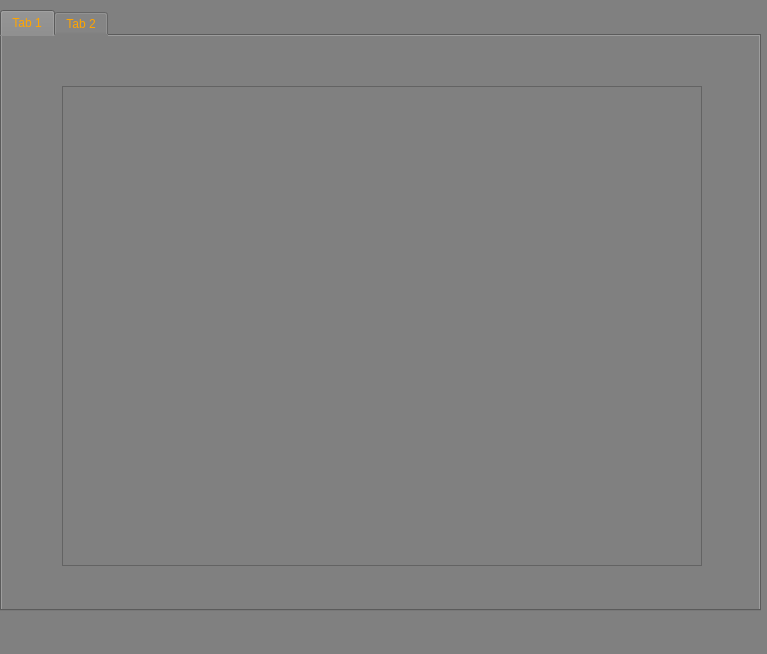
<?xml version="1.0" encoding="UTF-8"?>
<ui version="4.0">
 <class>EmotionRecognition</class>
 <widget class="QMainWindow" name="EmotionRecognition">
  <property name="geometry">
   <rect>
    <x>0</x>
    <y>0</y>
    <width>767</width>
    <height>654</height>
   </rect>
  </property>
  <property name="windowTitle">
   <string>MainWindow</string>
  </property>
  <property name="styleSheet">
   <string notr="true">QWidget {
    background-color: #808080; /* Сірий колір фону */
    color: #FFA500; /* Оранжевий колір тексту */
}

QPushButton {
    background-color: #FFA500; /* Оранжевий колір фону кнопки */
    color: #808080; /* Сірий колір тексту кнопки */
}

QLineEdit {
    background-color: #D3D3D3; /* Світло-сірий колір фону поля введення */
    color: #FFA500; /* Оранжевий колір тексту поля введення */
}</string>
  </property>
  <widget class="QWidget" name="centralwidget">
   <widget class="QTabWidget" name="tabWidget">
    <property name="geometry">
     <rect>
      <x>0</x>
      <y>10</y>
      <width>761</width>
      <height>601</height>
     </rect>
    </property>
    <property name="currentIndex">
     <number>0</number>
    </property>
    <property name="elideMode">
     <enum>Qt::ElideNone</enum>
    </property>
    <widget class="QWidget" name="tab">
     <attribute name="title">
      <string>Tab 1</string>
     </attribute>
     <widget class="QLabel" name="screen_thread">
      <property name="geometry">
       <rect>
        <x>60</x>
        <y>50</y>
        <width>640</width>
        <height>480</height>
       </rect>
      </property>
      <property name="minimumSize">
       <size>
        <width>640</width>
        <height>480</height>
       </size>
      </property>
      <property name="maximumSize">
       <size>
        <width>640</width>
        <height>480</height>
       </size>
      </property>
      <property name="autoFillBackground">
       <bool>false</bool>
      </property>
      <property name="frameShape">
       <enum>QFrame::StyledPanel</enum>
      </property>
      <property name="text">
       <string/>
      </property>
     </widget>
    </widget>
    <widget class="QWidget" name="tab_2">
     <attribute name="title">
      <string>Tab 2</string>
     </attribute>
    </widget>
   </widget>
  </widget>
  <widget class="QMenuBar" name="menubar">
   <property name="geometry">
    <rect>
     <x>0</x>
     <y>0</y>
     <width>767</width>
     <height>22</height>
    </rect>
   </property>
  </widget>
  <widget class="QStatusBar" name="statusbar"/>
 </widget>
 <resources/>
 <connections/>
</ui>
